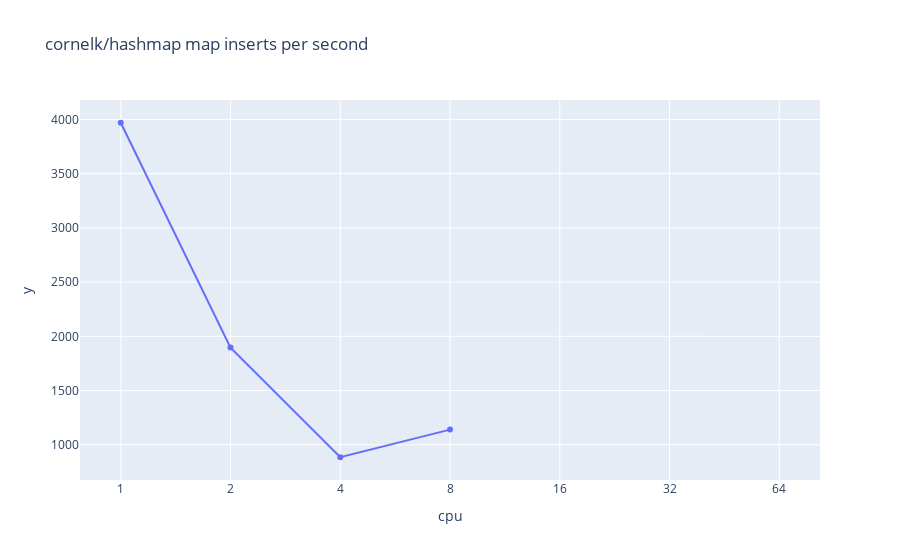
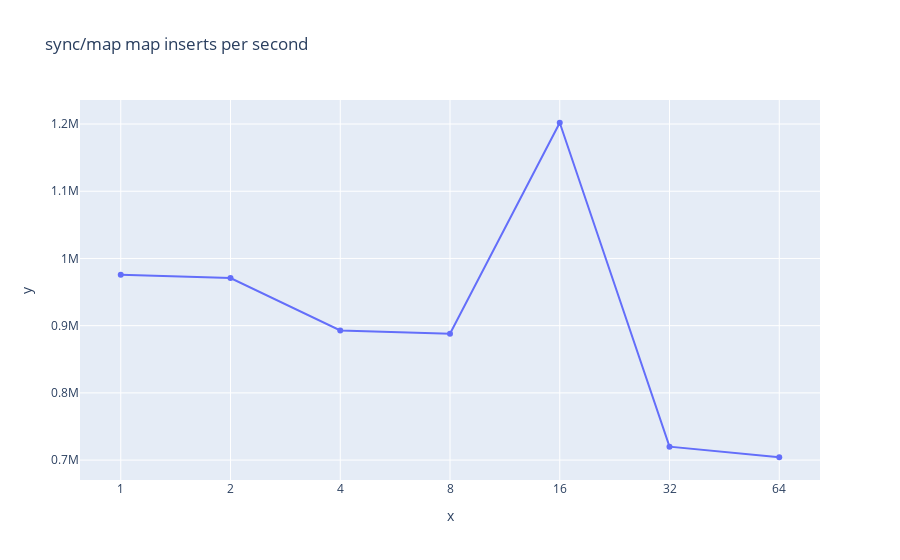

These figures' notebook cell, in order:
### Markdown cell above
# Hash Map

### Code cell
import pandas as pd
import matplotlib.pyplot as plt
import numpy as np
import plotly.express as px
import plotly.graph_objects as go

d = pd.read_csv("cornelk.csv")
d2 = pd.read_csv("syncMap.csv")

fig = px.line(d, x=d["cpu"], y=1/(d["nsop"]*10**-9), title='cornelk/hashmap map inserts per second')
fig.update_traces(mode='lines+markers')
fig.update_layout(xaxis_type='category')
fig.show()

fig2 = px.line(d, x=d2["cpu"], y=1/(d2["nsop"]*10**-9), title='sync/map map inserts per second')
fig2.update_traces(mode='lines+markers')
fig2.update_layout(xaxis_type='category')
fig2.show()

### Figure 1 — Plotly figure (JSON) as saved in the notebook; plotly's stock layout.template omitted (floating-point values rounded to 4 significant figures)
{"data": [{"hoverlabel": {"namelength": 0}, "hovertemplate": "cpu=%{x}<br>y=%{y}", "legendgroup": "", "line": {"color": "#636efa", "dash": "solid"}, "mode": "lines+markers", "name": "", "showlegend": false, "type": "scatter", "x": [1, 2, 4, 8, 16, 32, 64], "xaxis": "x", "y": [3969.0, 1896.0, 884.7, 1140.0, null, null, null], "yaxis": "y"}], "layout": {"autosize": true, "legend": {"tracegroupgap": 0}, "title": {"text": "cornelk/hashmap map inserts per second"}, "xaxis": {"anchor": "y", "autorange": true, "domain": [0, 1], "range": [-0.3503, 6.35], "title": {"text": "cpu"}, "type": "category"}, "yaxis": {"anchor": "x", "autorange": true, "domain": [0, 1], "range": [658.8, 4195.0], "title": {"text": "y"}, "type": "linear"}}}

### Figure 2 — Plotly figure (JSON) as saved in the notebook; plotly's stock layout.template omitted (floating-point values rounded to 4 significant figures)
{"data": [{"hoverlabel": {"namelength": 0}, "hovertemplate": "x=%{x}<br>y=%{y}", "legendgroup": "", "line": {"color": "#636efa", "dash": "solid"}, "mode": "lines+markers", "name": "", "showlegend": false, "type": "scatter", "x": [1, 2, 4, 8, 16, 32, 64], "xaxis": "x", "y": [975600.0, 970900.0, 892900.0, 888100.0, 1202000.0, 719900.0, 704200.0], "yaxis": "y"}], "layout": {"autosize": true, "legend": {"tracegroupgap": 0}, "title": {"text": "sync/map map inserts per second"}, "xaxis": {"anchor": "y", "autorange": true, "domain": [0, 1], "range": [-0.3503, 6.35], "title": {"text": "x"}, "type": "category"}, "yaxis": {"anchor": "x", "autorange": true, "domain": [0, 1], "range": [667800.0, 1238000.0], "title": {"text": "y"}, "type": "linear"}}}
